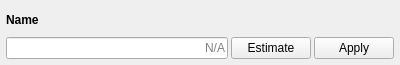
<?xml version="1.0" encoding="UTF-8"?>
<ui version="4.0">
 <class>EstimatorControl</class>
 <widget class="QWidget" name="EstimatorControl">
  <property name="geometry">
   <rect>
    <x>0</x>
    <y>0</y>
    <width>400</width>
    <height>65</height>
   </rect>
  </property>
  <property name="windowTitle">
   <string>Form</string>
  </property>
  <layout class="QGridLayout" name="gridLayout">
   <property name="leftMargin">
    <number>0</number>
   </property>
   <property name="topMargin">
    <number>0</number>
   </property>
   <property name="rightMargin">
    <number>0</number>
   </property>
   <property name="bottomMargin">
    <number>0</number>
   </property>
   <property name="spacing">
    <number>0</number>
   </property>
   <item row="0" column="0">
    <widget class="QFrame" name="frame">
     <property name="frameShape">
      <enum>QFrame::NoFrame</enum>
     </property>
     <property name="frameShadow">
      <enum>QFrame::Raised</enum>
     </property>
     <layout class="QGridLayout" name="gridLayout_2">
      <property name="leftMargin">
       <number>6</number>
      </property>
      <property name="topMargin">
       <number>6</number>
      </property>
      <property name="rightMargin">
       <number>6</number>
      </property>
      <property name="bottomMargin">
       <number>6</number>
      </property>
      <property name="spacing">
       <number>3</number>
      </property>
      <item row="1" column="0">
       <widget class="QLineEdit" name="paramEdit">
        <property name="text">
         <string/>
        </property>
        <property name="alignment">
         <set>Qt::AlignRight|Qt::AlignTrailing|Qt::AlignVCenter</set>
        </property>
        <property name="readOnly">
         <bool>true</bool>
        </property>
        <property name="placeholderText">
         <string>N/A</string>
        </property>
       </widget>
      </item>
      <item row="1" column="1">
       <widget class="QPushButton" name="estimateButton">
        <property name="text">
         <string>Estimate</string>
        </property>
        <property name="checkable">
         <bool>true</bool>
        </property>
       </widget>
      </item>
      <item row="1" column="2">
       <widget class="QPushButton" name="applyButton">
        <property name="text">
         <string>Apply</string>
        </property>
       </widget>
      </item>
      <item row="0" column="0" colspan="3">
       <widget class="QLabel" name="paramLabel">
        <property name="styleSheet">
         <string notr="true">font-weight: bold;</string>
        </property>
        <property name="text">
         <string>Name</string>
        </property>
       </widget>
      </item>
     </layout>
    </widget>
   </item>
  </layout>
 </widget>
 <resources/>
 <connections/>
</ui>
